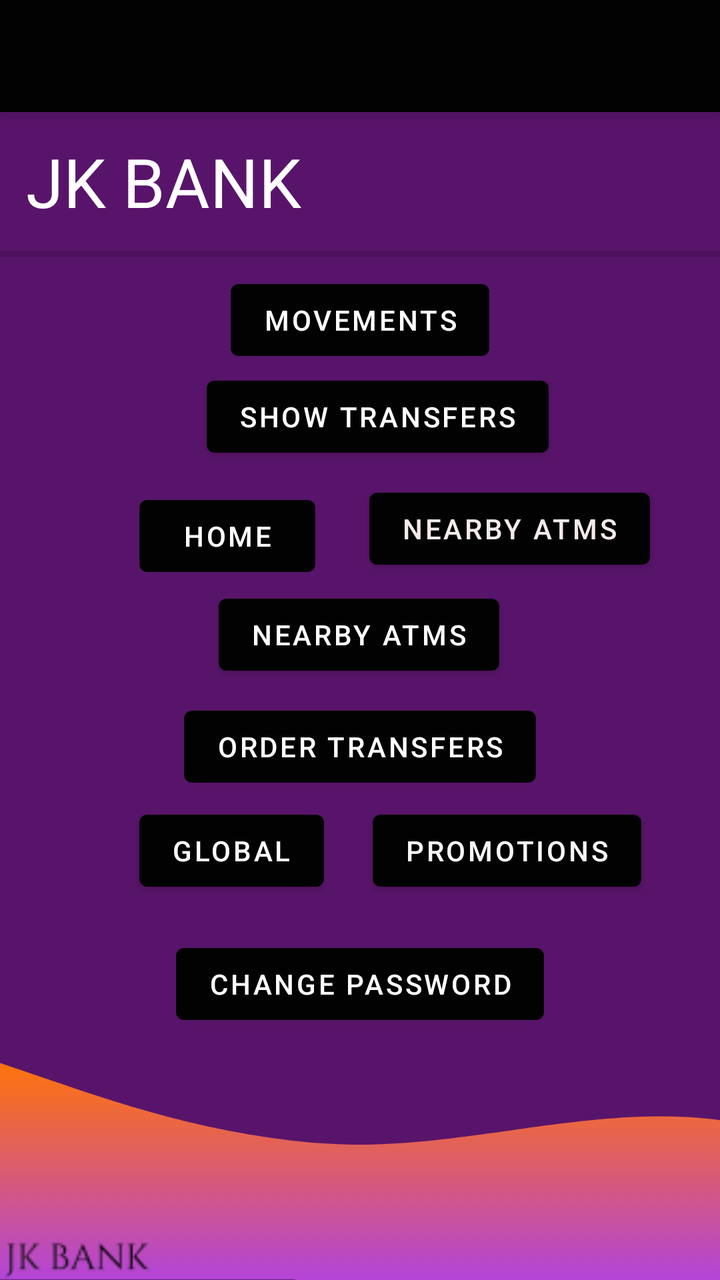
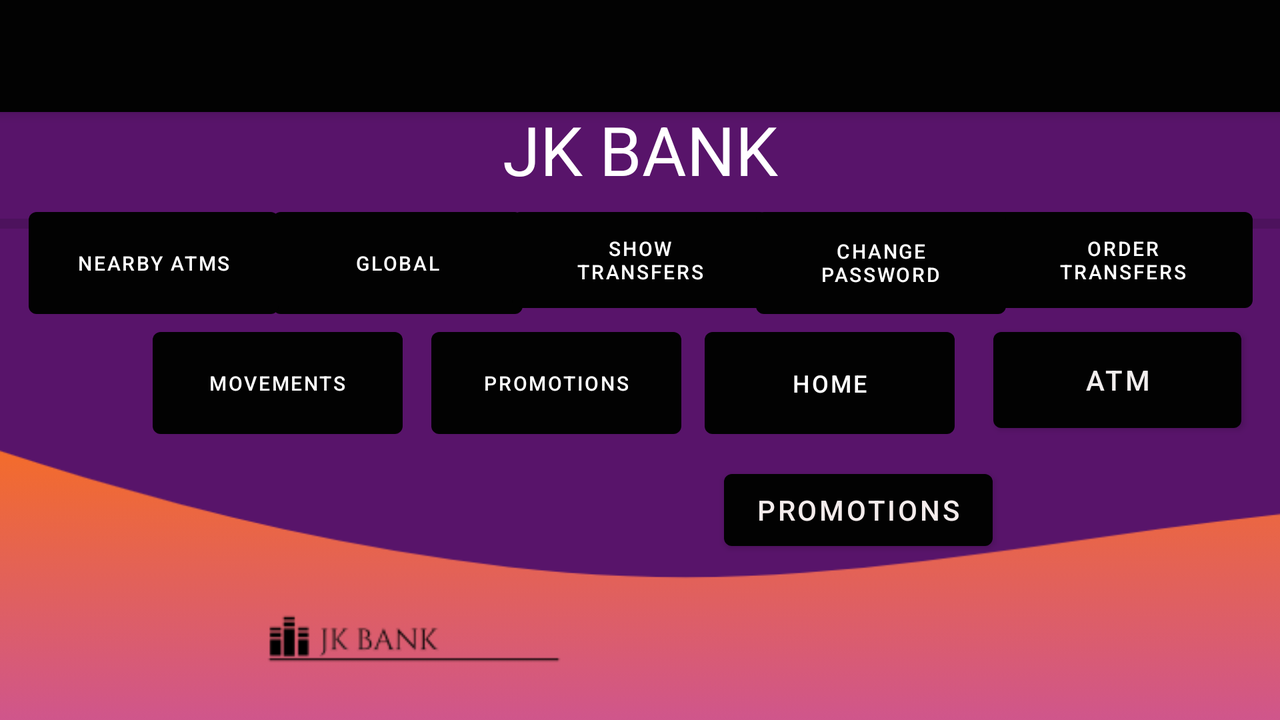

An Android layout and its configuration variant, each rendered on a device that would load it. The default file and the variant file are quoted in full after the pictures.
<!-- AndroidManifest.xml: application theme Theme.T3a3picotjuancarlos -->
<!-- res/layout/activity_principal.xml -->
<?xml version="1.0" encoding="utf-8"?>
<androidx.constraintlayout.widget.ConstraintLayout xmlns:android="http://schemas.android.com/apk/res/android"
    xmlns:app="http://schemas.android.com/apk/res-auto"
    xmlns:tools="http://schemas.android.com/tools"
    style="@style/jkbankstyle"
    android:layout_width="match_parent"
    android:layout_height="match_parent"
    android:fitsSystemWindows="true"
    tools:context=".principal">

    <androidx.appcompat.widget.Toolbar
        android:id="@+id/appbar"
        android:layout_width="match_parent"
        android:layout_height="wrap_content"
        android:background="?attr/colorPrimary"
        android:elevation="4dp"
        android:minHeight="?attr/actionBarSize"
        android:theme="@style/ThemeOverlay.AppCompat.Dark.ActionBar"
        app:popupTheme="@style/ThemeOverlay.AppCompat.Light"
        tools:ignore="MissingConstraints" />

    <TextView
        android:id="@+id/textView4"
        style="@style/jkbankstyle"
        android:layout_width="wrap_content"
        android:layout_height="wrap_content"
        android:layout_marginTop="68dp"
        android:text="@string/jkbank"
        android:textSize="34sp"
        app:layout_constraintEnd_toEndOf="parent"
        app:layout_constraintHorizontal_bias="0.058"
        app:layout_constraintStart_toStartOf="parent"
        app:layout_constraintTop_toTopOf="parent" />

    <ImageView
        android:id="@+id/imageView2"
        android:layout_width="wrap_content"
        android:layout_height="wrap_content"
        android:layout_marginTop="344dp"
        android:background="@android:color/transparent"
        app:layout_constraintEnd_toEndOf="parent"
        app:layout_constraintHorizontal_bias="1.0"
        app:layout_constraintStart_toStartOf="parent"
        app:layout_constraintTop_toTopOf="parent"
        app:srcCompat="@drawable/wave" />

    <ImageView
        android:id="@+id/imageView4"
        android:layout_width="673dp"
        android:layout_height="216dp"
        android:layout_marginTop="520dp"
        android:background="@android:color/transparent"
        app:layout_constraintEnd_toEndOf="parent"
        app:layout_constraintHorizontal_bias="0.885"
        app:layout_constraintStart_toStartOf="parent"
        app:layout_constraintTop_toTopOf="parent"
        app:srcCompat="@drawable/logojkbankk" />

    <Button
        android:id="@+id/buttonglobal2"
        android:layout_width="wrap_content"
        android:layout_height="wrap_content"
        android:layout_marginTop="60dp"
        android:text="@string/global"
        android:textColor="#FFFFFF"
        app:layout_constraintEnd_toEndOf="parent"
        app:layout_constraintHorizontal_bias="0.26"
        app:layout_constraintStart_toStartOf="parent"
        app:layout_constraintTop_toBottomOf="@+id/button7" />

    <Button
        android:id="@+id/buttoningresos"
        android:layout_width="wrap_content"
        android:layout_height="wrap_content"
        android:layout_marginTop="136dp"
        android:text="@string/earnings"
        android:textColor="#FFFFFF"
        app:layout_constraintEnd_toEndOf="parent"
        app:layout_constraintStart_toStartOf="parent"
        app:layout_constraintTop_toTopOf="parent" />

    <Button
        android:id="@+id/button3"
        android:layout_width="wrap_content"
        android:layout_height="wrap_content"
        android:layout_marginTop="56dp"
        android:text="@string/show_transfers"
        android:textColor="#FFFFFF"
        app:layout_constraintEnd_toEndOf="parent"
        app:layout_constraintHorizontal_bias="0.546"
        app:layout_constraintStart_toStartOf="parent"
        app:layout_constraintTop_toBottomOf="@+id/divider" />

    <Button
        android:id="@+id/buttonorder"
        android:layout_width="wrap_content"
        android:layout_height="wrap_content"
        android:layout_marginTop="8dp"
        android:text="@string/order_transfers"
        android:textColor="#FFFFFF"
        app:iconTint="#FFFFFF"
        app:layout_constraintEnd_toEndOf="parent"
        app:layout_constraintStart_toStartOf="parent"
        app:layout_constraintTop_toBottomOf="@+id/button7" />

    <Button
        android:id="@+id/changepass"
        android:layout_width="wrap_content"
        android:layout_height="wrap_content"
        android:layout_marginTop="176dp"
        android:text="@string/change_pass"
        android:textColor="#FFFFFF"
        app:layout_constraintEnd_toEndOf="parent"
        app:layout_constraintStart_toStartOf="parent"
        app:layout_constraintTop_toBottomOf="@+id/buttonhome" />

    <Button
        android:id="@+id/button7"
        android:layout_width="wrap_content"
        android:layout_height="wrap_content"
        android:layout_marginTop="168dp"
        android:text="@string/atm"
        android:textColor="#FFFFFF"
        app:layout_constraintEnd_toEndOf="parent"
        app:layout_constraintHorizontal_bias="0.497"
        app:layout_constraintStart_toStartOf="parent"
        app:layout_constraintTop_toTopOf="@+id/divider" />

    <View
        android:id="@+id/divider"
        android:layout_width="409dp"
        android:layout_height="3dp"
        android:layout_marginTop="12dp"
        android:background="?android:attr/listDivider"
        app:layout_constraintEnd_toEndOf="parent"
        app:layout_constraintHorizontal_bias="1.0"
        app:layout_constraintStart_toStartOf="parent"
        app:layout_constraintTop_toBottomOf="@+id/textView4" />

    <Button
        android:id="@+id/buttonhome"
        android:layout_width="wrap_content"
        android:layout_height="wrap_content"
        android:layout_marginTop="60dp"
        android:text="@string/home"
        android:textColor="#FFFFFF"
        app:layout_constraintEnd_toEndOf="parent"
        app:layout_constraintHorizontal_bias="0.256"
        app:layout_constraintStart_toStartOf="parent"
        app:layout_constraintTop_toBottomOf="@+id/buttoningresos" />

    <TextView
        android:id="@+id/textAccount"
        android:layout_width="wrap_content"
        android:layout_height="wrap_content"
        android:layout_marginTop="80dp"
        app:layout_constraintEnd_toEndOf="parent"
        app:layout_constraintHorizontal_bias="0.715"
        app:layout_constraintStart_toEndOf="@+id/textView4"
        app:layout_constraintTop_toTopOf="parent" />

    <Button
        android:id="@+id/buttonatm"
        android:layout_width="wrap_content"
        android:layout_height="wrap_content"
        android:layout_marginTop="8dp"
        android:text="@string/atm"
        android:textColor="#F3EAEA"
        app:iconTint="#FAF8F8"
        app:layout_constraintEnd_toEndOf="parent"
        app:layout_constraintHorizontal_bias="0.438"
        app:layout_constraintStart_toEndOf="@+id/buttonhome"
        app:layout_constraintTop_toBottomOf="@+id/button3" />

    <Button
        android:id="@+id/buttonpromo"
        android:layout_width="wrap_content"
        android:layout_height="wrap_content"
        android:layout_marginTop="4dp"
        android:text="@string/promo"
        android:textColor="#FAF6F6"
        app:layout_constraintEnd_toEndOf="parent"
        app:layout_constraintHorizontal_bias="0.384"
        app:layout_constraintStart_toEndOf="@+id/buttonglobal2"
        app:layout_constraintTop_toBottomOf="@+id/buttonorder" />

</androidx.constraintlayout.widget.ConstraintLayout>
<!-- resources referenced by this layout -->
<resources>
  <!-- drawable logojkbankk: png bitmap (drawable-v24, 1880 bytes) -->
  <!-- drawable wave: png bitmap (drawable-v24, 30837 bytes) -->
  <string name="atm">Nearby ATMs</string>
  <string name="change_pass">Change password</string>
  <string name="earnings">Movements</string>
  <string name="global">Global</string>
  <string name="home">Home</string>
  <string name="jkbank">JK BANK</string>
  <string name="order_transfers">Order transfers</string>
  <string name="promo">Promotions</string>
  <string name="show_transfers">Show transfers</string>
  <style name="jkbankstyle">
          <item name="android:background">#58146A</item>
          <item name="android:textColor">#FFFFFF</item>
      </style>
  <style name="Theme.T3a3picotjuancarlos" parent="Theme.MaterialComponents.Light.NoActionBar">
          
          <item name="colorPrimary">@color/colorPrimary</item>
          <item name="colorPrimaryVariant">@color/colorPrimary</item>
          <item name="colorOnPrimary">@color/primary_light</item>
          
          <item name="colorSecondary">@color/secondary</item>
          <item name="colorSecondaryVariant">@color/secondary</item>
          <item name="colorOnSecondary">@color/secondary</item>
          
          <item name="android:statusBarColor" tools:targetApi="l">?attr/colorPrimaryVariant</item>
          
      </style>
  <color name="colorPrimary">#020202</color>
  <color name="primary_light">#FFECB3</color>
  <color name="secondary">#976527</color>
</resources>
<!-- res/layout-land/activity_principal.xml (the repository's variant of the layout above) -->
<!-- drawn on the phone turned sideways -->
<?xml version="1.0" encoding="utf-8"?>
<androidx.constraintlayout.widget.ConstraintLayout xmlns:android="http://schemas.android.com/apk/res/android"
    xmlns:app="http://schemas.android.com/apk/res-auto"
    xmlns:tools="http://schemas.android.com/tools"
    style="@style/jkbankstyle"
    android:layout_width="match_parent"
    android:layout_height="match_parent"
    tools:context=".principal">

    <androidx.appcompat.widget.Toolbar
        xmlns:app="http://schemas.android.com/apk/res-auto"
        android:id="@+id/appbar"
        android:layout_height="wrap_content"
        android:layout_width="match_parent"
        android:minHeight="?attr/actionBarSize"
        android:background="?attr/colorPrimary"
        android:elevation="4dp"
        android:theme="@style/ThemeOverlay.AppCompat.Dark.ActionBar"
        app:popupTheme="@style/ThemeOverlay.AppCompat.Light"
        tools:ignore="MissingConstraints" />


    <TextView
        android:id="@+id/textView4"
        style="@style/jkbankstyle"
        android:layout_width="wrap_content"
        android:layout_height="wrap_content"
        android:layout_marginTop="52dp"
        android:text="@string/jkbank"
        android:textSize="34sp"
        app:layout_constraintEnd_toEndOf="parent"
        app:layout_constraintStart_toStartOf="parent"
        app:layout_constraintTop_toTopOf="parent" />

    <ImageView
        android:id="@+id/imageView2"
        android:layout_width="949dp"
        android:layout_height="351dp"
        android:layout_marginTop="56dp"
        android:background="@android:color/transparent"
        app:layout_constraintEnd_toEndOf="parent"
        app:layout_constraintHorizontal_bias="0.428"
        app:layout_constraintStart_toStartOf="parent"
        app:layout_constraintTop_toBottomOf="@+id/divider2"
        app:srcCompat="@drawable/wave" />

    <ImageView
        android:id="@+id/imageView4"
        android:layout_width="414dp"
        android:layout_height="178dp"
        android:layout_marginTop="116dp"
        android:background="@android:color/transparent"
        android:textAlignment="textEnd"
        android:textDirection="firstStrong"
        app:layout_constraintEnd_toEndOf="parent"
        app:layout_constraintHorizontal_bias="0.0"
        app:layout_constraintStart_toStartOf="parent"
        app:layout_constraintTop_toBottomOf="@+id/divider2"
        app:srcCompat="@drawable/logojkbankk" />

    <Button
        android:id="@+id/buttonglobal2"
        android:layout_width="125dp"
        android:layout_height="63dp"
        android:layout_marginTop="100dp"
        android:text="@string/global"
        android:textColor="#FFFFFF"
        android:textSize="10sp"
        app:layout_constraintEnd_toEndOf="parent"
        app:layout_constraintHorizontal_bias="0.265"
        app:layout_constraintStart_toStartOf="parent"
        app:layout_constraintTop_toTopOf="parent" />

    <Button
        android:id="@+id/buttoningresos"
        android:layout_width="125dp"
        android:layout_height="63dp"
        android:layout_marginTop="160dp"
        android:text="@string/earnings"
        android:textColor="#FFFFFF"
        android:textSize="10sp"
        app:layout_constraintEnd_toEndOf="parent"
        app:layout_constraintHorizontal_bias="0.148"
        app:layout_constraintStart_toStartOf="parent"
        app:layout_constraintTop_toTopOf="parent" />

    <Button
        android:id="@+id/button3"
        android:layout_width="128dp"
        android:layout_height="60dp"
        android:layout_marginTop="100dp"
        android:text="@string/show_transfers"
        android:textColor="#FFFFFF"
        android:textSize="10sp"
        app:layout_constraintEnd_toEndOf="parent"
        app:layout_constraintStart_toStartOf="parent"
        app:layout_constraintTop_toTopOf="parent" />

    <Button
        android:id="@+id/buttonorder"
        android:layout_width="130dp"
        android:layout_height="60dp"
        android:layout_marginTop="100dp"
        android:text="@string/order_transfers"
        android:textColor="#FFFFFF"
        android:textSize="10sp"
        app:iconTint="#FFFFFF"
        app:layout_constraintEnd_toEndOf="parent"
        app:layout_constraintHorizontal_bias="0.973"
        app:layout_constraintStart_toStartOf="parent"
        app:layout_constraintTop_toTopOf="parent" />

    <Button
        android:id="@+id/changepass"
        android:layout_width="125dp"
        android:layout_height="63dp"
        android:layout_marginTop="100dp"
        android:text="@string/change_pass"
        android:textColor="#FFFFFF"
        android:textSize="10sp"
        app:layout_constraintEnd_toEndOf="parent"
        app:layout_constraintHorizontal_bias="0.734"
        app:layout_constraintStart_toStartOf="parent"
        app:layout_constraintTop_toTopOf="parent" />

    <Button
        android:id="@+id/button6"
        android:layout_width="125dp"
        android:layout_height="63dp"
        android:layout_marginTop="160dp"
        android:text="@string/promo"
        android:textColor="#FFFFFF"
        android:textSize="10sp"
        app:layout_constraintEnd_toEndOf="parent"
        app:layout_constraintHorizontal_bias="0.419"
        app:layout_constraintStart_toStartOf="parent"
        app:layout_constraintTop_toTopOf="parent" />

    <Button
        android:id="@+id/button7"
        android:layout_width="125dp"
        android:layout_height="63dp"
        android:layout_marginTop="100dp"
        android:text="@string/atm"
        android:textColor="#FFFFFF"
        android:textSize="10sp"
        app:layout_constraintEnd_toEndOf="parent"
        app:layout_constraintHorizontal_bias="0.028"
        app:layout_constraintStart_toStartOf="parent"
        app:layout_constraintTop_toTopOf="parent" />

    <Button
        android:id="@+id/buttonhome"
        android:layout_width="125dp"
        android:layout_height="63dp"
        android:layout_marginTop="160dp"
        android:text="@string/home"
        android:textColor="#FFFFFF"
        android:textSize="12sp"
        app:layout_constraintEnd_toEndOf="parent"
        app:layout_constraintHorizontal_bias="0.684"
        app:layout_constraintStart_toStartOf="parent"
        app:layout_constraintTop_toTopOf="parent" />

    <View
        android:id="@+id/divider2"
        android:layout_width="729dp"
        android:layout_height="5dp"
        android:layout_marginTop="12dp"
        android:background="?android:attr/listDivider"
        app:layout_constraintEnd_toEndOf="parent"
        app:layout_constraintHorizontal_bias="0.0"
        app:layout_constraintStart_toStartOf="parent"
        app:layout_constraintTop_toBottomOf="@+id/textView4" />

    <Button
        android:id="@+id/buttonatm"
        android:layout_width="124dp"
        android:layout_height="60dp"
        android:text="@string/atm_list"
        android:textColor="#F1EDED"
        app:layout_constraintEnd_toEndOf="parent"
        app:layout_constraintStart_toEndOf="@+id/buttonhome"
        app:layout_constraintTop_toBottomOf="@+id/buttonorder" />

    <Button
        android:id="@+id/buttonpromo"
        android:layout_width="wrap_content"
        android:layout_height="wrap_content"
        android:layout_marginTop="8dp"
        android:text="@string/promo"
        android:textColor="#F4ECEC"
        app:layout_constraintEnd_toEndOf="parent"
        app:layout_constraintHorizontal_bias="0.716"
        app:layout_constraintStart_toStartOf="parent"
        app:layout_constraintTop_toBottomOf="@+id/buttonhome" />

</androidx.constraintlayout.widget.ConstraintLayout>
<!-- resources referenced by the variant -->
<!-- as the phone turned sideways resolves them -->
<resources>
  <!-- drawable logojkbankk: png bitmap (drawable-v24, 1880 bytes) -->
  <!-- drawable wave: png bitmap (drawable-v24, 30837 bytes) -->
  <string name="atm">Nearby ATMs</string>
  <string name="atm_list">ATM</string>
  <string name="change_pass">Change password</string>
  <string name="earnings">Movements</string>
  <string name="global">Global</string>
  <string name="home">Home</string>
  <string name="jkbank">JK BANK</string>
  <string name="order_transfers">Order transfers</string>
  <string name="promo">Promotions</string>
  <string name="show_transfers">Show transfers</string>
  <style name="jkbankstyle">
          <item name="android:background">#58146A</item>
          <item name="android:textColor">#FFFFFF</item>
      </style>
  <style name="Theme.T3a3picotjuancarlos" parent="Theme.MaterialComponents.Light.NoActionBar">
          
          <item name="colorPrimary">@color/colorPrimary</item>
          <item name="colorPrimaryVariant">@color/colorPrimary</item>
          <item name="colorOnPrimary">@color/primary_light</item>
          
          <item name="colorSecondary">@color/secondary</item>
          <item name="colorSecondaryVariant">@color/secondary</item>
          <item name="colorOnSecondary">@color/secondary</item>
          
          <item name="android:statusBarColor" tools:targetApi="l">?attr/colorPrimaryVariant</item>
          
      </style>
  <color name="colorPrimary">#020202</color>
  <color name="primary_light">#FFECB3</color>
  <color name="secondary">#976527</color>
</resources>
